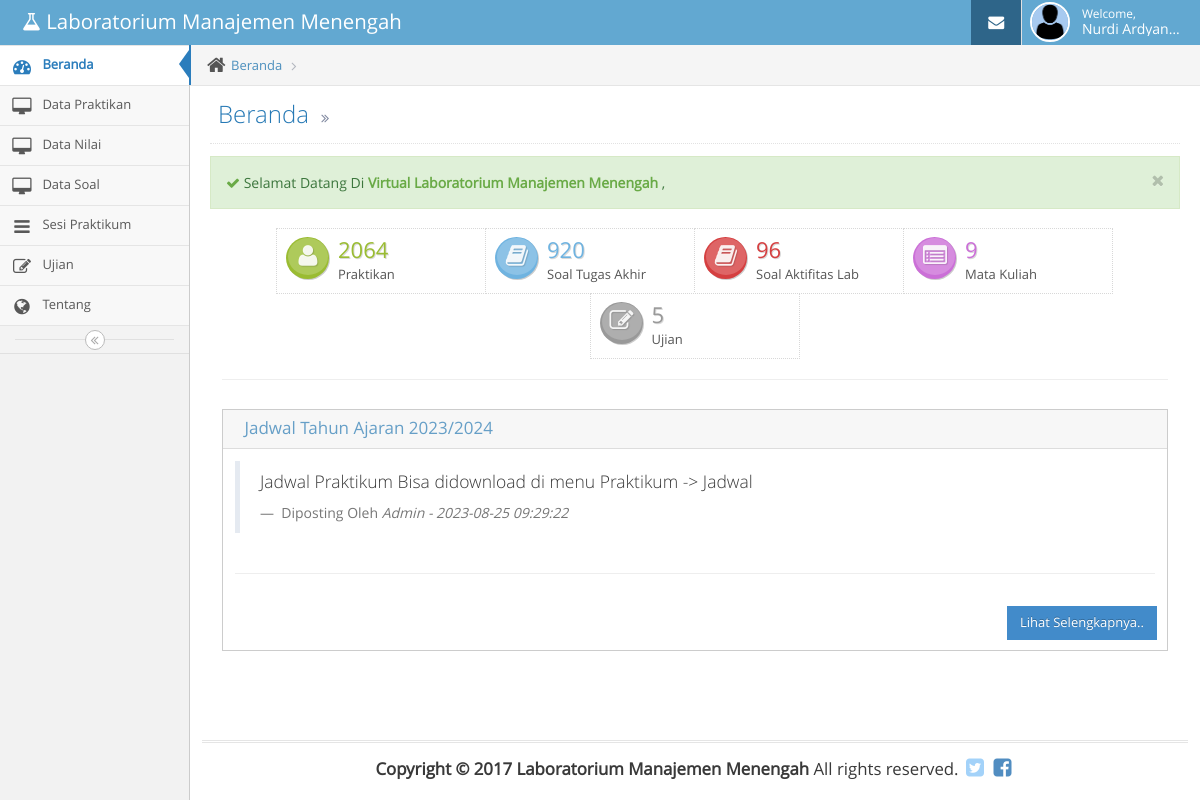
Page /home (signed in) on the earlier database version.
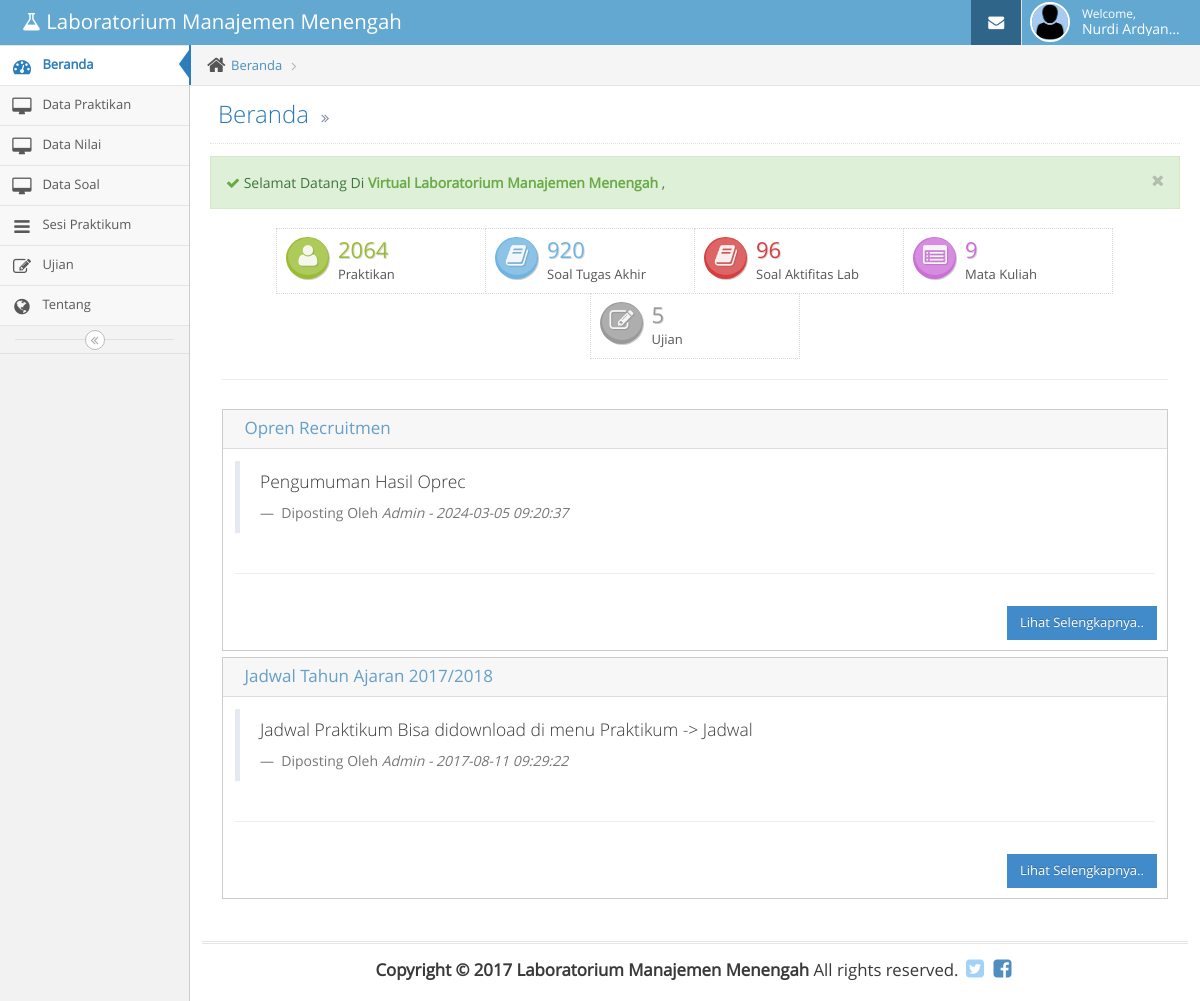
Same page on the later database version.
### tables this page shows
CREATE TABLE `tbasisten` (
  `id` int NOT NULL,
  `kd_asisten` varchar(10) DEFAULT NULL,
  `npm` varchar(10) DEFAULT NULL,
  `kelas` varchar(5) DEFAULT NULL,
  `username` varchar(30) DEFAULT NULL,
  `password` varchar(30) DEFAULT NULL,
  `nama_lengkap` varchar(40) DEFAULT NULL,
  `status` varchar(15) DEFAULT NULL,
  `tanggal_post` datetime DEFAULT CURRENT_TIMESTAMP,
  `foto` varchar(300) DEFAULT NULL
);

CREATE TABLE `tbberita` (
  `id` int NOT NULL,
  `tanggal_post` datetime DEFAULT CURRENT_TIMESTAMP,
  `judul` varchar(100) DEFAULT NULL,
  `isi` varchar(5000) DEFAULT NULL,
  `deskripsi` varchar(1000) DEFAULT NULL,
  `gambar` varchar(1000) DEFAULT NULL,
  `status` int DEFAULT NULL
);

### application/controllers/Home.php (called while the page is built, shortened)
<?php
class Home extends CI_Controller {
	function __construct(){
  $this->load->model('model_data','person');
	}
	function index()
	{
		if($this->session->userdata('status') == 'Asisten' )
		{
			$this->asisten();
		}
	}
	function asisten(){
		$isi['DataVlab'] = $this->db->query("
												SELECT
												(SELECT COUNT(*) FROM tbpraktikan ) as JmlPraktikan,
												(SELECT COUNT(*) FROM tbsoal_al ) as JmlSoal_AL,
												(SELECT COUNT(*) FROM tbsoal) as JmlSoal_TA,
												(SELECT COUNT(*) FROM tbmatkul ) as JmlMatkul,
												(SELECT COUNT(*) FROM tbujian  ) as JmlUjian
		");
		$isi['content'] = 'asisten/beranda';
		$isi['judul'] = 'Beranda';
		$isi['subjudul'] = '';
		$isi['dashboard'] = 'class="active"';
		$isi['matkul'] = '';
		$isi['tentang'] = '';
		$isi['datapraktikan'] = '';
		$isi['soal'] = '';
		$isi['ujian'] = '';
		$isi['datanilai']		= '';
		$isi['data_matkul'] = $this->db->query("SELECT * FROM tbmatkul order by nama_matkul ASC");
		$key = $this->session->userdata('kd_asisten');
		$isi['foto'] = $this->db->query("SELECT foto from tbasisten where kd_asisten = '".$key."'");
		$this->load->view('asisten/header_asisten',$isi);
		$this->load->view('asisten/menu_asisten',$isi);
		$this->load->view('asisten/content_asisten',$isi);
		$this->load->view('asisten/footer_asisten');
	}
}
?>

### index.php (called while the page is built, shortened)
<?php
require_once BASEPATH.'core/CodeIgniter.php';

### application/views/asisten/beranda.php (the view, shortened to what this page needs)
<?php
    foreach ($DataVlab->result() as $Row)
    {
      $var_JmlPraktikan = $Row->JmlPraktikan;
      $var_JmlSoal_AL = $Row->JmlSoal_AL;
      $var_JmlSoal_TA = $Row->JmlSoal_TA;
      $var_JmlMatkul = $Row->JmlMatkul;
      $var_JmlUjian = $Row->JmlUjian;
    }
  ?>
  <div class="alert alert-block alert-success">
    <button type="button" class="close" data-dismiss="alert">
      <i class="ace-icon fa fa-times"></i>
    </button>
    <i class="ace-icon fa fa-check green"></i>
     Selamat Datang Di
    <strong class="green">
      Virtual Laboratorium Manajemen Menengah
    </strong>,
  </div>
  <div class="col-sm-12 infobox-container">
    <div class="infobox infobox-green">
      <div class="infobox-icon">
        <i class="ace-icon fa fa-user"></i>
      </div>
      <div class="infobox-data">
        <span class="infobox-data-number"><?=$var_JmlPraktikan?></span>
        <div class="infobox-content">Praktikan</div>
      </div>
    </div>
    <div class="infobox infobox-blue">
      <div class="infobox-icon">
        <i class="ace-icon fa fa-book"></i>
      </div>
      <div class="infobox-data">
        <span class="infobox-data-number"><?=$var_JmlSoal_TA?></span>
        <div class="infobox-content">Soal Tugas Akhir</div>
      </div>
    </div>
    <div class="infobox infobox-red">
      <div class="infobox-icon">
        <i class="ace-icon fa fa-book"></i>
      </div>
      <div class="infobox-data">
        <span class="infobox-data-number"><?=$var_JmlSoal_AL?></span>
        <div class="infobox-content">Soal Aktifitas Lab</div>
      </div>
    </div>
    <div class="infobox infobox-pink">
      <div class="infobox-icon">
        <i class="ace-icon fa fa-list-alt"></i>
      </div>
      <div class="infobox-data">
        <span class="infobox-data-number"><?=$var_JmlMatkul?></span>
        <div class="infobox-content">Mata Kuliah</div>
      </div>
    </div>
    <div class="infobox infobox-grey">
      <div class="infobox-icon">
        <i class="ace-icon fa fa-edit"></i>
      </div>
      <div class="infobox-data">
        <span class="infobox-data-number"><?=$var_JmlUjian?></span>
        <div class="infobox-content">Ujian</div>
      </div>
    </div>
<hr />
    <div class="space-6"></div>
  </div>
      <?php
        $get_berita = $this->db->query("SELECT * FROM tbberita WHERE status = 1 ORDER BY tanggal_post DESC ");
        if ($get_berita->num_rows()> 0 )
        {
          foreach ($get_berita->result() as $Row )
          {
      ?>
              <div class="col-sm-12">
                  <div class="widget-box">
                    <div class="widget-header widget-header-flat">
                      <h4 class="widget-title smaller">
                        <?=$Row->judul?>
                      </h4>
                    </div>
                    <div class="widget-body">
                      <div class="widget-main">
                        <div class="row">
                          <div class="col-xs-12">
                            <blockquote>
                              <p class="lighter line-height-125">
                                <?=$Row->isi;?>
                              </p>
                              <small>
                                Diposting Oleh
                                <cite title="Source Title"><?=$Row->deskripsi;?> - <?=$Row->tanggal_post;?></cite>
                              </small>
                            </blockquote>
                          </div>
                        </div>
                        <hr />
                      </div>
                    </div>
                    <div align="right" style="padding-bottom: 10px; padding-right: 10px">
                      <a href="#modal-form<?=$Row->id;?>" role="button" data-toggle="modal" class="btn btn-sm btn-primary"> Lihat Selengkapnya..</a>
                    </div>
                  </div>
                </div>
      <?php
          }
        }
        else
        {
          ?>
                <div class="col-sm-12" align="center">
                    <h1>Tidak ada berita.</h1>
                </div>
      <?php
        }
      ?>

### application/views/asisten/header_asisten.php (shortened to what this page needs)
<!DOCTYPE html>
<html lang="en">
	<head>
		<link rel="stylesheet" href="<?php echo base_url();?>assets/font-awesome/4.2.0/css/font-awesome.min.css" />
		<link rel="stylesheet" href="<?php echo base_url();?>assets/css/bootstrap.min.css" />
		<link href="<?php echo base_url();?>assets/datatables/css/dataTables.bootstrap.css" rel="stylesheet">
		<link rel="stylesheet" href="<?php echo base_url();?>assets/css/jquery-ui.custom.min.css" />
		<link rel="stylesheet" href="<?php echo base_url();?>assets/css/jquery.gritter.min.css" />
		<link rel="stylesheet" href="<?php echo base_url();?>assets/css/select2.min.css" />
		<link rel="stylesheet" href="<?php echo base_url();?>assets/css/bootstrap-editable.min.css" />
		<link rel="stylesheet" href="<?php echo base_url();?>assets/css/datepicker.min.css" />
		<link rel="stylesheet" href="<?php echo base_url();?>assets/css/ace.min.css" class="ace-main-stylesheet" id="main-ace-style" />
		<link rel="stylesheet" href="<?php echo base_url();?>assets/css/colorbox.min.css" />
	</head>
	<body class="no-skin">
		<div id="navbar" class="navbar navbar-default">
			<div class="navbar-container" id="navbar-container">
				<div class="navbar-header pull-left">
					<a href="<?php echo base_url(); ?>home/asisten" class="navbar-brand">
						<small>
							<i class="fa fa-flask"></i>
							Laboratorium Manajemen Menengah
						</small>
					</a>
				</div>
				<div class="navbar-buttons navbar-header pull-right" role="navigation">
					<ul class="nav ace-nav">
						<li class="blue">
							<a href="<?php echo base_url();?>mail">
								<i class="ace-icon fa fa-envelope icon-animated-vertical"></i>
							</a>
						</li>
						<li class="light-blue">
							<a data-toggle="dropdown" href="#" class="dropdown-toggle">
								<?php
									$foto = $this->db->query("SELECT * FROM tbasisten WHERE npm = '".$this->session->userdata("npm")."'");
									foreach ($foto->result() as $key )
									{
										$foto = $key->foto;
										$nama_lengkap = $key->nama_lengkap;
									}
								?>
								<img class="nav-user-photo" src="<?php echo base_url();?>assets/uploads/images/<?php echo $foto;?>" alt="<?php echo ($this->session->userdata('nama_lengkap'));?>" />
								<span class="user-info">
									<small>Welcome,</small>
									<?php echo $nama_lengkap;?>
								</span>
						</li>
					</ul>
				</div>
			</div>
		</div>

### application/views/asisten/menu_asisten.php (shortened to what this page needs)
<div class="main-container" id="main-container">
			<div id="sidebar" class="sidebar responsive">
				<ul class="nav nav-list">
					<li <?php echo $dashboard; ?>>
						<a href="<?php echo base_url();?>home/asisten">
							<i class="menu-icon fa fa-tachometer"></i>
							<span class="menu-text"> Beranda </span>
						</a>
					</li>
					<li <?php echo $datapraktikan; ?>>
						<a href="<?php echo base_url();?>datapraktikan" >
							<i class="menu-icon fa fa-desktop"></i>
							<span class="menu-text">
								Data Praktikan
							</span>
						</a>
							</li>
						</ul>
					<li <?php echo $datanilai; ?>>
						<a href="<?php echo base_url();?>Datanilai" >
							<i class="menu-icon fa fa-desktop"></i>
							<span class="menu-text">
								Data Nilai
							</span>
						</a>
							</li>
					<li <?php echo $soal; ?>>
						<a href="<?php echo base_url();?>Soal" >
							<i class="menu-icon fa fa-desktop"></i>
							<span class="menu-text">
								Data Soal
							</span>
						</a>
							</li>
						<li <?php echo $matkul; ?>>
							<a href="<?php echo base_url();?>matakuliah" class="">
								<i class="menu-icon fa fa-bars"></i>
								<span class="menu-text">
									Sesi Praktikum
								</span>
							</a>
						</li>
					<li <?php echo $ujian; ?>>
						<a href="<?php echo base_url();?>ujian" class="">
							<i class="menu-icon fa fa-pencil-square-o"></i>
							<span class="menu-text">
								Ujian
							</span>
						</a>
					</li>
					<li <?php echo $tentang; ?>>
						<a href="<?php echo base_url();?>tentang/asisten" class="">
							<i class="menu-icon fa fa-globe"></i>
							<span class="menu-text">
								Tentang
							</span>
						</a>
					</li>
				<div class="sidebar-toggle sidebar-collapse" id="sidebar-collapse">
					<i class="ace-icon fa fa-angle-double-left" data-icon1="ace-icon fa fa-angle-double-left" data-icon2="ace-icon fa fa-angle-double-right"></i>
				</div>
			</div>

### application/views/asisten/content_asisten.php (shortened to what this page needs)
<div class="main-content">
				<div class="main-content-inner">
					<div class="breadcrumbs" id="breadcrumbs">
						<ul class="breadcrumb">
							<li>
								<i class="ace-icon fa fa-home home-icon"></i>
								<a href="#"><?php echo $judul; ?></a>
							</li>
							<li class="active"><?php echo $subjudul; ?> </li>
						</ul>
					</div>
					<div class="page-content">
						<div class="page-header">
							<h1>
								<?php echo $judul; ?>
								<small>
									<i class="ace-icon fa fa-angle-double-right"></i>
								</small>
							</h1>
						</div>
						<div class="row">
							<div class="col-xs-12">
								<?php $this->load->view($content); ?>
							</div>
						</div>
					</div>
				</div>
			</div>

### application/views/asisten/footer_asisten.php (shortened to what this page needs)
<div class="footer">
				<div class="footer-inner">
					<div class="footer-content">
						<span class="bigger-120">
							<strong>Copyright &copy; 2017 Laboratorium Manajemen Menengah</strong> All rights reserved.
						</span>
						<span class="action-buttons">
							<a href="http://twitter.com/baywij" target="_blank">
								<i class="ace-icon fa fa-twitter-square light-blue bigger-150"></i>
							</a>
							<a href="http://facebook.com/bayu.wijaya06" target="_blank">
								<i class="ace-icon fa fa-facebook-square text-primary bigger-150"></i>
							</a>
						</span>
					</div>
				</div>
			</div>
		</div>
	</body>
</html>

Differences in the rows shown:
added tbberita: judul "Opren Recruitmen", isi "Pengumuman Hasil Oprec", deskripsi "Admin", tanggal_post "2024-03-05 09:20:37"
changed tbberita "Jadwal Praktikum Bisa didownload di menu Praktikum -> Jadwal": judul "Jadwal Tahun Ajaran 2023/2024" → "Jadwal Tahun Ajaran 2017/2018"; tanggal_post "2023-08-25 09:29:22" → "2017-08-11 09:29:22"
